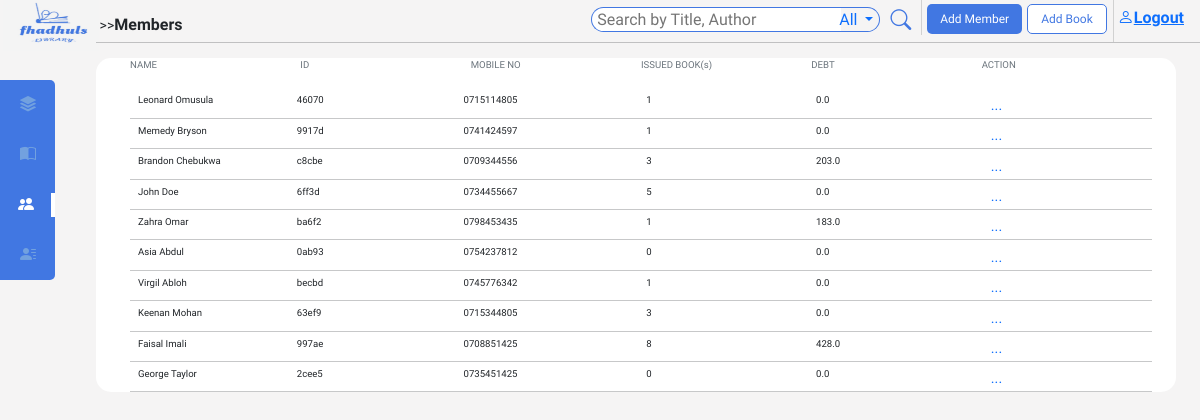
The page /members/ (signed in) on the database as committed earlier.
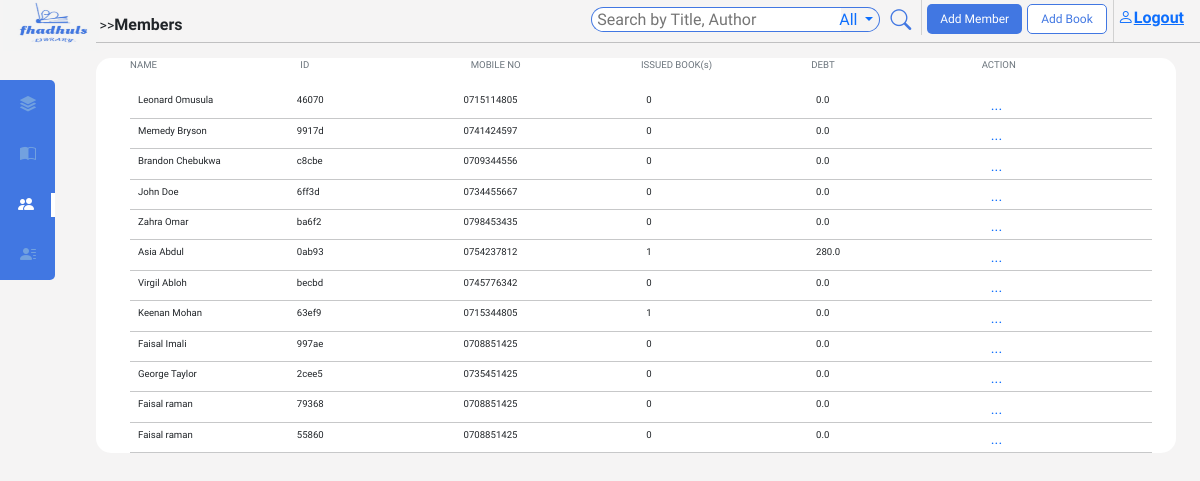
The same page on the database as committed later.
### main/models.py (models this page shows, shortened)
class Member(models.Model):
    member_id = models.UUIDField(default=uuid.uuid4, editable=False)
    first_name = models.CharField(max_length=200)
    last_name = models.CharField(max_length=200)
    GENDERS = [('male', 'male'),
                ('female', 'female')
        ]
    gender = models.CharField(max_length=10, choices=GENDERS, null=True)
    age = models.IntegerField(null=True)
    debt = models.FloatField(default=0.0)
    member_since = models.DateTimeField(auto_now_add=True)
    profile_img = models.ImageField(upload_to='image/profile_imgs', default='static/image/dummy1.png', null=True)
    address = models.CharField(max_length=200)
    mobile_no = models.CharField(max_length=10)
    national_id = models.CharField(max_length=8)
    email = models.CharField(max_length=200)

### main/views.py (the view)
# urls.py: path('members/', views.MembersDetails, name='membersdetails'),
@login_required(login_url='login')
def MembersDetails(request):
    members = Member.objects.all()
    context = {'members': members, 'mr': 'mr'}
    return render(request, 'main/members.html', context)

### main/templates/main/members.html (shortened to what this page needs)
{% extends 'main/base.html' %}
{% block content %}
{% include 'main/navbar.html' %}
<div id='bookPage'>
    <ul>
        <li id="sectionHeader" class="d-flex justify-content-between ps-md-4 pe-md-4">
          <p class="text-secondary text-start" style="width: 20%">NAME</p>
          <p class="text-secondary text-start hideSm" style="width: 20%">ID</p>
          <p class="text-secondary text-start" style="width: 20%">MOBILE NO</p>
          <p class="text-secondary text-start" style="width: 20%">ISSUED BOOK(s)</p>
          <p class="text-secondary text-start hideSm" style="width: 20%">DEBT</p>
          <p class="text-secondary text-start" style="width: 20%">ACTION</p>
        </li>
        <li>
       <ul class="ps-0 ps-md-4 pe-md-4">
        {% for member in members %}
        <li class="listDIvider d-flex justify-content-between align-items-center text-dark">
          <p class="text-start d-flex"><span><img class="bookImg" height="30px" src="{{ book.img_url}}" alt=""></span> <span class="ms-2" > {{ member.first_name}} {{ member.last_name}} </span> </p>
          <p class="text-start hideSm">{{ member.member_id|stringformat:"s" |slice:":5"}}</p>
          <p>{{ member.mobile_no }}</p>
          {% with issuedBooks=member.transaction_set.all  %}
          <p class="text-start ps-3">{{ issuedBooks.count }}</p>
          {% endwith %}
          <p class="text-start hideSm ps-3">{{ member.debt }}</p>
          <p style="width: 5px;">
            <div class="dropdown" style="left: 17px;">
            <a href="#" role="button" data-bs-toggle="dropdown" data-bs-target="#c" class="action">
            ...
           </a>
        </div></p>
        </li>
        <hr >
        {% endfor %}
       </ul>
        </li>
      </ul>
</div>
{% endblock content %}

Rows that differ between the two databases and show on the page:
computed for Member "Leonard": transaction_set.all.count "1" → "0"
computed for Member "Memedy": transaction_set.all.count "1" → "0"
changed Member "Brandon": transaction_set.all.count "3" → "0"; debt "203.0" → "0.0"
computed for Member "John": transaction_set.all.count "5" → "0"
changed Member "Zahra": transaction_set.all.count "1" → "0"; debt "183.0" → "0.0"
changed Member "Asia": transaction_set.all.count "0" → "1"; debt "0.0" → "280.0"
computed for Member "Virgil": transaction_set.all.count "1" → "0"
computed for Member "Keenan": transaction_set.all.count "3" → "1"
changed Member "Imali": transaction_set.all.count "8" → "0"; debt "428.0" → "0.0"
added Member: first_name "Faisal", last_name "raman", member_id "79368", mobile_no "0708851425", transaction_set.all.count "0", debt "0.0"
added Member: first_name "Faisal", last_name "raman", member_id "55860", mobile_no "0708851425", transaction_set.all.count "0", debt "0.0"
